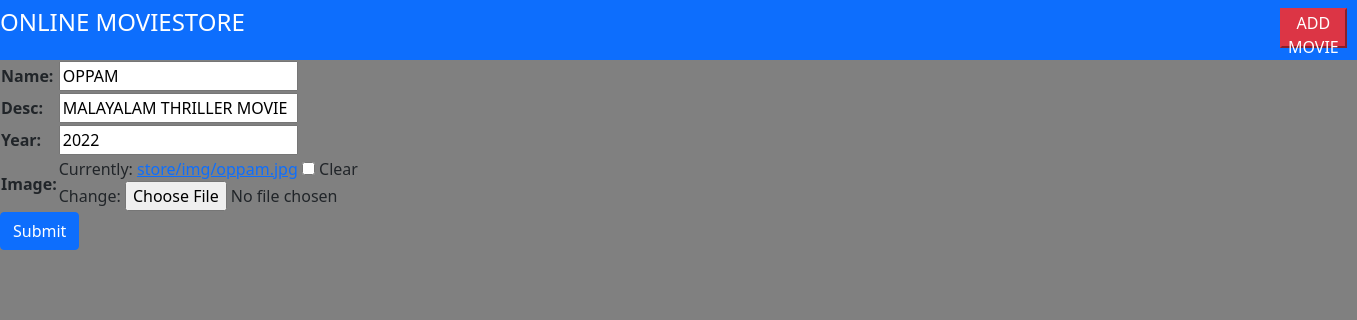
Screenshot of /edit_movie/6/ with the database file from the repository.
### store/models.py (models this page shows, shortened)
class Movies(models.Model):
    name = models.CharField(max_length=30)
    desc = models.CharField(max_length=50)
    year = models.IntegerField()
    image = models.ImageField(upload_to='store/img',null=True,blank=True)

### store/views.py (the view)
# urls.py: path("edit_movie/<int:k>/", views.edit_movie, name="edit_movie"),
def edit_movie(request, k):
    m = Movies.objects.get(id=k)
    f = movieform(instance=m)
    if (request.method == "POST"):
        f = movieform(request.POST, request.FILES, instance=m)
        if f.is_valid():
            f.save()
            return redirect("/")
    return render(request, 'update.html', {'f': f})

### store/forms.py
class movieform(forms.ModelForm):
    class Meta:
        model = Movies
        fields = '__all__'

### template/update.html (shortened to what this page needs)
{% extends 'base.html' %}
{% load static %}
{% block content %}
<form method="POST" enctype="multipart/form-data">
  <table>
    {{ f.as_table  }}
  </table>
  <div class="mb-3">
    <input type="submit" class="btn btn-primary">
  </div>
</form>
{% endblock %}

### static/css/style.css (style rules this page uses)
body { background-color:grey; }

### rows the page displays
Movies: name "OPPAM", desc "MALAYALAM THRILLER MOVIE", year "2022"
